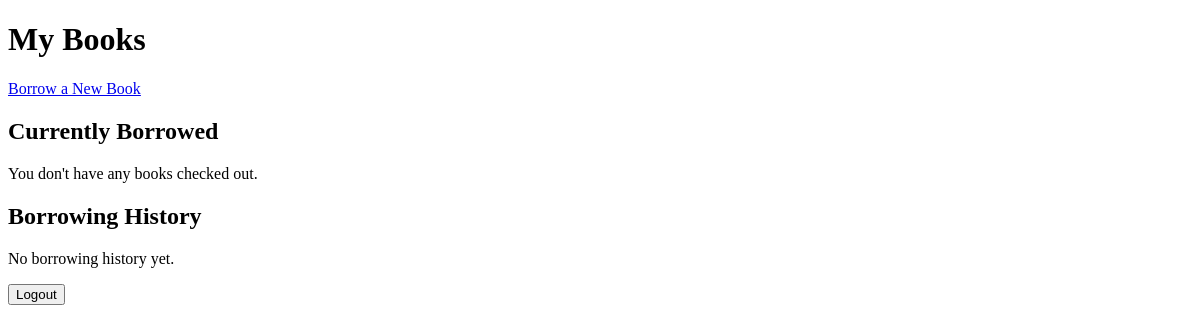
The page /my-books/ (signed in) on the database as committed earlier.
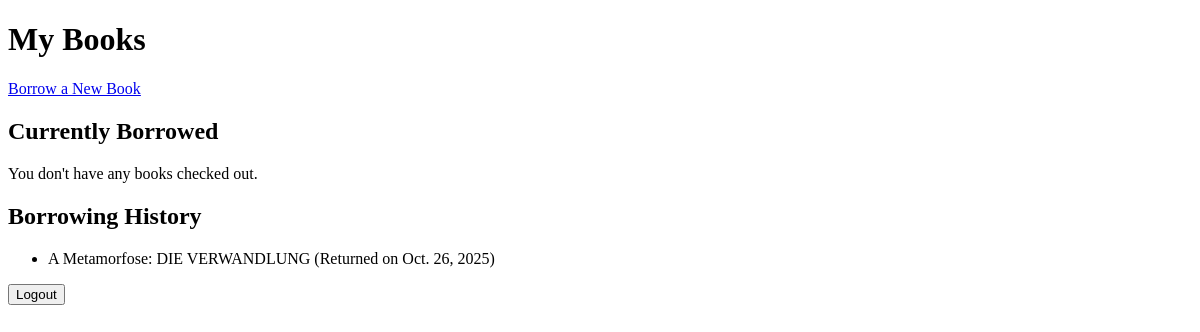
The same page on the database as committed later.
### borrowing/models.py (models this page shows, shortened)
class BorrowedBook(models.Model):
    user = models.ForeignKey(User, on_delete=models.CASCADE)
    book = models.ForeignKey(Book, on_delete=models.CASCADE)
    borrow_date = models.DateField(auto_now_add=True)
    due_date = models.DateField(default=datetime.date.today() + datetime.timedelta(days=14))
    returned = models.BooleanField(default=False)

### catalog/models.py (models this page shows, shortened)
class Book(models.Model):
    title = models.CharField(max_length=200)
    author = models.CharField(max_length=100)
    isbn = models.CharField(max_length=13, unique=True)
    total_copies = models.PositiveIntegerField(default=1)
    available_copies = models.PositiveIntegerField(default=0)
    cover_image = models.ImageField(upload_to='book_covers/', blank=True, null=True)  # ← novo
    def __str__(self):
        return self.title

### borrowing/views.py (the view)
# urls.py: path('my-books/', borrowing_views.my_books, name='my_books'),
@login_required
def my_books(request):
    borrowed_books = BorrowedBook.objects.filter(user=request.user, returned=False)
    history = BorrowedBook.objects.filter(user=request.user, returned=True).order_by('-borrow_date')[:10]
    return render(request, 'borrowing/my_books.html', {
        'borrowed_books': borrowed_books,
        'history': history,
    })

### library/templates/borrowing/my_books.html (shortened to what this page needs)
<!DOCTYPE html>
<html>
<head>
</head>
<body>
    <h1>My Books</h1>
    <p><a href="{% url 'borrow_book' %}">Borrow a New Book</a></p>
    <h2>Currently Borrowed</h2>
    {% if borrowed_books %}
        <ul>
            {% for b in borrowed_books %}
                <li>
                    {{ b.book }} (Due: {{ b.due_date }})
                    <form action="{% url 'return_book' b.id %}" method="post">
                        {% csrf_token %}
                        <button type="submit">Return</button>
                    </form>
                </li>
            {% endfor %}
        </ul>
    {% else %}
        <p>You don't have any books checked out.</p>
    {% endif %}
    <h2>Borrowing History</h2>
    {% if history %}
        <ul>
            {% for h in history %}
                <li>{{ h.book }} (Returned on {{ h.borrow_date }})</li>
            {% endfor %}
        </ul>
    {% else %}
        <p>No borrowing history yet.</p>
    {% endif %}
    <form action="{% url 'logout' %}" method="post">
        <button type="submit" class="text-red-600 hover:text-red-800 font-medium">
            Logout
        </button>
    </form>
</body>
</html>

Rows that differ between the two databases and show on the page:
added BorrowedBook: book "A Metamorfose: DIE VERWANDLUNG", borrow_date "Oct. 26, 2025"
Other text that changed with them:
text no longer shown: "No borrowing history yet."
